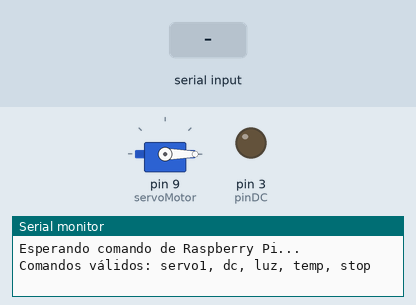
A sketch run on a simulated Arduino Uno, built with avr-gcc and run on an emulated ATmega328P. Shown: servo, output pins drawn as LEDs (lit = HIGH), the last lines printed to the serial monitor. Inputs (shaded band) come from the test bench.

Above: at 1.2 s.
1.3 s: "servo1\n" received over Serial
At 2.2 s:
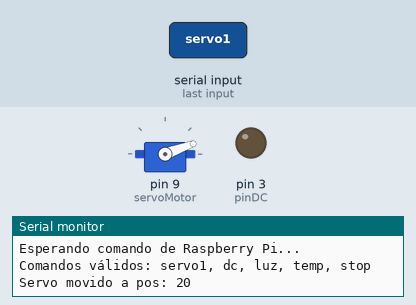
2.8 s: "dc\n" received over Serial
At 3.2 s:
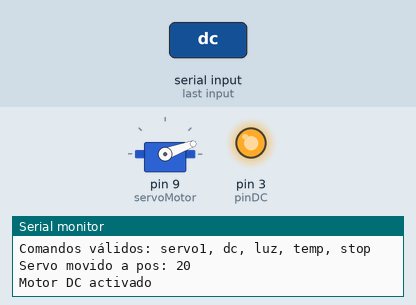
4.3 s: "servo1\n" received over Serial
At 5.5 s:
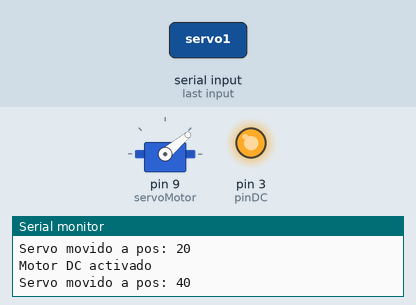
5.8 s: "stop\n" received over Serial
At 6.8 s:
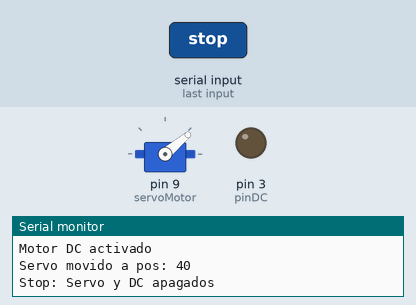
Timing chart, 0 to 8.3 s (numbered marks = the images above; inputs shaded):
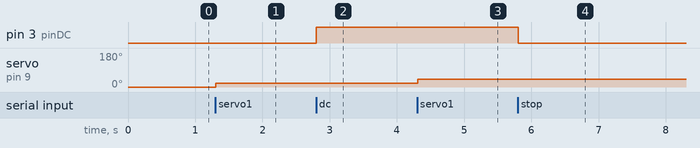

The sketch:

Arduino_completo.ino
```cpp
#include <Servo.h>

Servo servoMotor;
int pos = 0;              // Posición inicial del servo
String comando;            // Almacena el texto recibido

// Pines de sensores y actuadores
const int pinTemp = A0;    // LDR
const int pinLuz  = A1;    // Otro sensor si quieres
const int pinDC   = 3;     // PWM para motor DC

// Variables de lectura
float voltaje;
float luz_val;

void setup() {
  servoMotor.attach(9);
  servoMotor.write(pos);

  pinMode(pinDC, OUTPUT);
  Serial.begin(9600);

  Serial.println("Esperando comando de Raspberry Pi...");
  Serial.println("Comandos válidos: servo1, dc, luz, temp, stop");
}

void loop() {
  if (Serial.available() > 0) {
    comando = Serial.readStringUntil('\n');
    comando.trim();

    if (comando == "servo1") {
      // Mueve el servo en pasos
      pos += 20;
      if(pos >= 180) pos = 0;
      servoMotor.write(pos);
      Serial.println("Servo movido a pos: " + String(pos));

    } else if (comando == "dc") {
      // Motor DC encendido
      analogWrite(pinDC, 255);
      Serial.println("Motor DC activado");

    } else if (comando == "stop") {
      // Apagar todo
      servoMotor.detach();
      analogWrite(pinDC, 0);
      Serial.println("Stop: Servo y DC apagados");

    } else if (comando == "temp") {
      // Lectura temp
      int lectura = analogRead(pinTemp);
      voltaje = lectura * 5.0 / 1023.0;  // Convertir a voltaje
      Serial.println(String(voltaje, 2)); // Enviar solo número para guardar

    } else if (comando == "luz") {
      int lectura = analogRead(pinLuz);
      luz_val = lectura * 5.0 / 1023.0;
      Serial.println(String(luz_val, 2));

    } else {
      Serial.println("Comando inválido");
    }

    delay(50);  // Pequeña pausa
  }
}
```

Measured:
- after the input at 1.3 s, servo on pin 9 (servoMotor): 0° → 20° at once
- after the input at 2.8 s, pin 3 (pinDC): LOW → HIGH at once
- after the input at 4.3 s, servo on pin 9 (servoMotor): 20° → 40° at once
- after the input at 5.8 s, pin 3 (pinDC): HIGH → LOW at once
